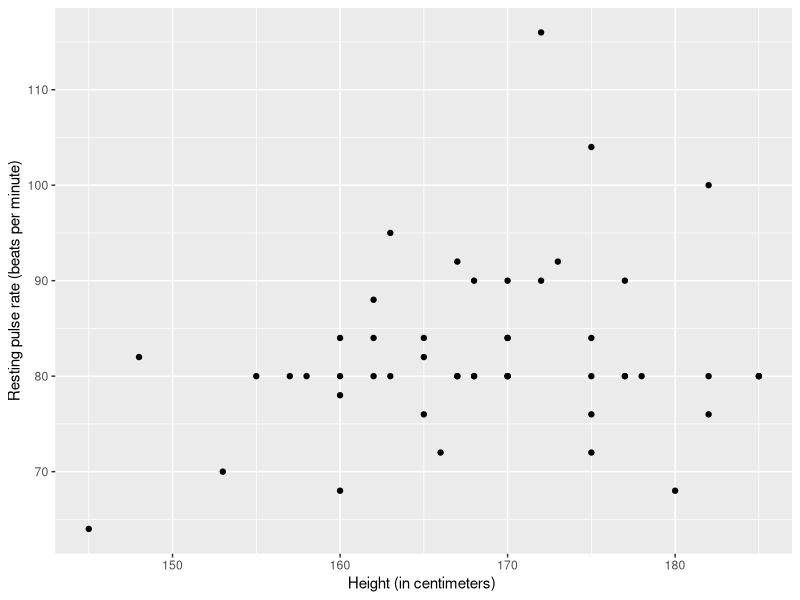
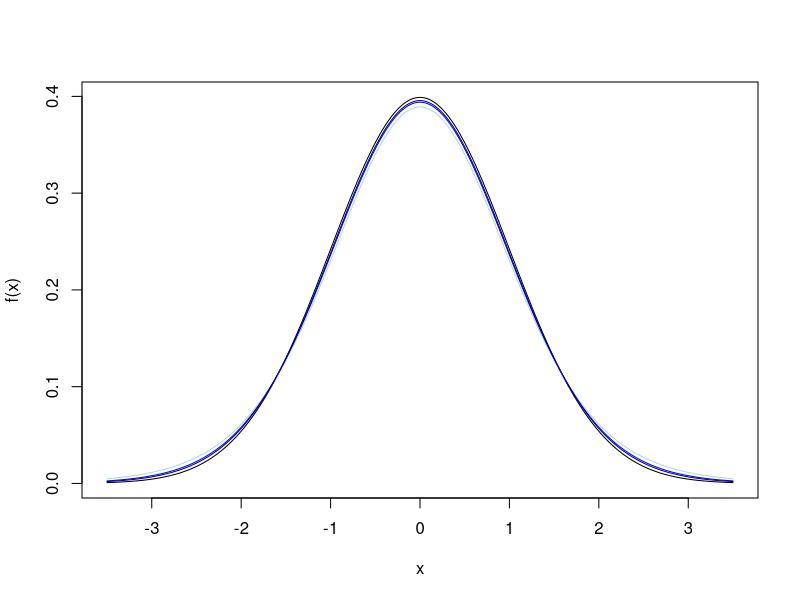

Here is the R script that generated these plots, in order:
## ---- chunk 1
library(ggplot2)

## ---- chunk 2
PulseData <- read.csv(file="../../data/pulse.csv", header=T)
head(PulseData)
## ---- chunk 3
library(ggplot2)
PulseData |> ggplot(mapping = aes(x=Height, y=Pulse)) + geom_point() +
ylab("Resting pulse rate (beats per minute)") +  xlab("Height (in centimeters) ") 
## ---- chunk 4
x=(-350:350)/100
y1 = dnorm(x)
plot(x, y1, ylab="f(x)", type="l")
y2 = dt(x,df=10)
lines(x, y2, col="lightblue")
y3 = dt(x,df=20)
lines(x, y3, col="blue")
y4 = dt(x,df=30)
lines(x, y4, col="darkblue")
